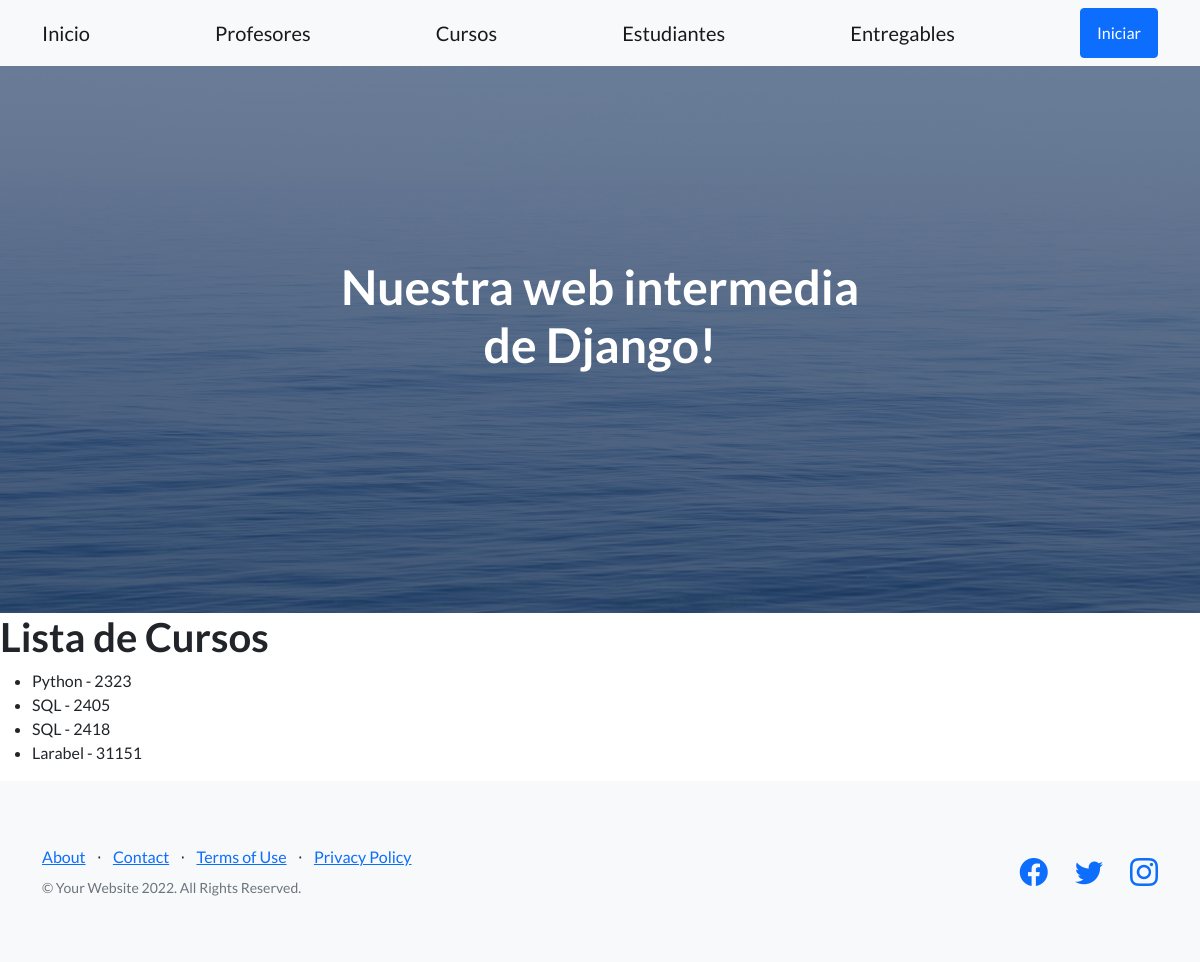
/app-coder/listaCurso/, run on an earlier commit of the app's database.
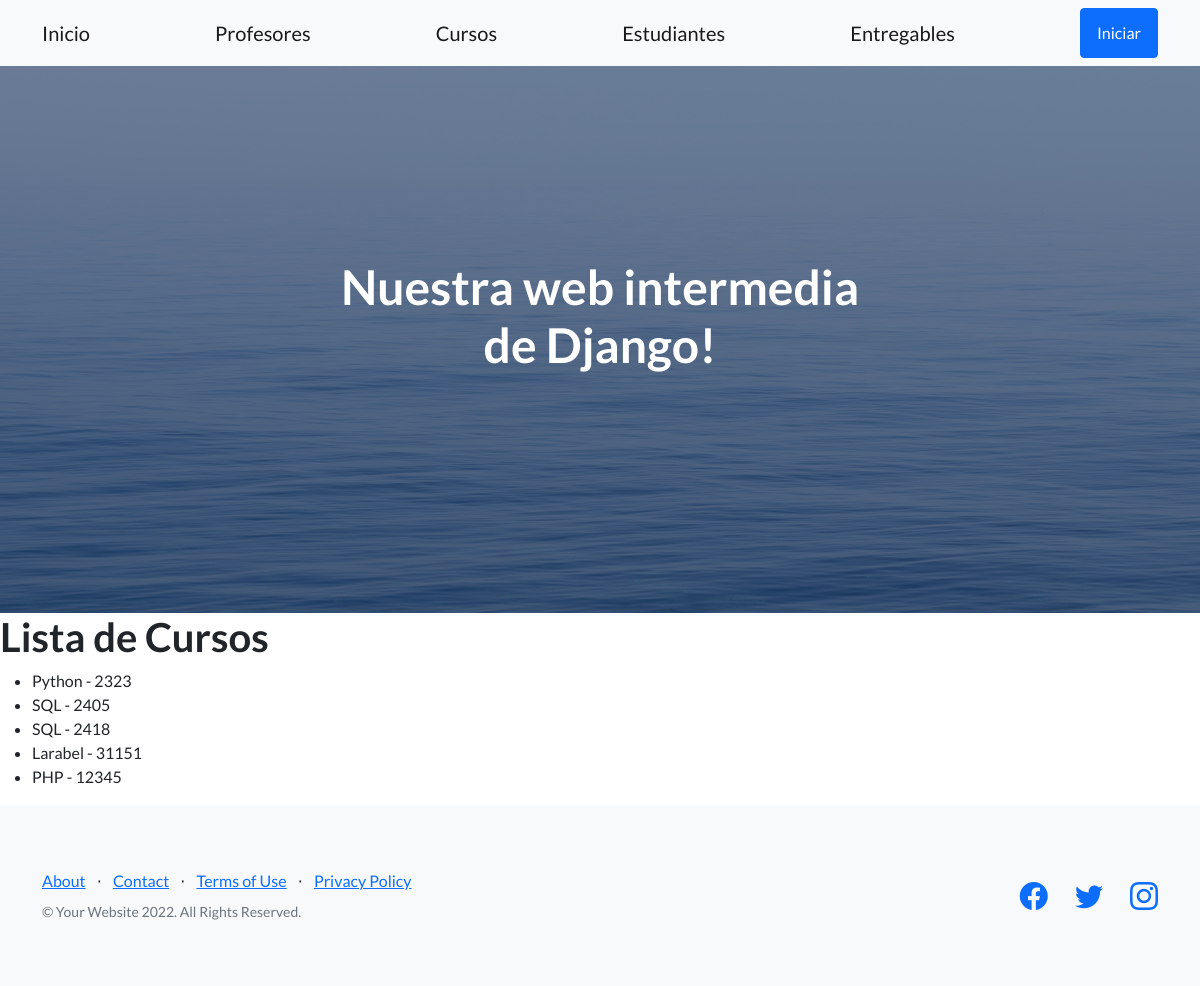
And on a later commit of the database.
### appcoder/models.py (models this page shows)
class Curso(models.Model):
    nombre = models.CharField(max_length=50)
    camada = models.IntegerField()
    def __str__(self):
        return f'{self.nombre} - {self.camada}'

### appcoder/views.py (the view)
# urls.py: path('listaCurso/', listaCursos, name = 'ListaCursos'),
def listaCursos(request):
    cursos = Curso.objects.all()
    return render(request, "leerCursos.html",{"cursos": cursos})

### appcoder/templates/leerCursos.html
{% extends 'padre.html' %}
{% load static %}
{% block contenidoQueCambia %}
<h1>Lista de Cursos</h1>
<ul>
    {% for curso in cursos %}
        <li>
            {{curso}}
        </li>
    {% endfor %}
</ul>
{% endblock contenidoQueCambia %}

What changed in the data, as far as the page shows it:
added Curso: nombre+camada "PHP - 12345"
